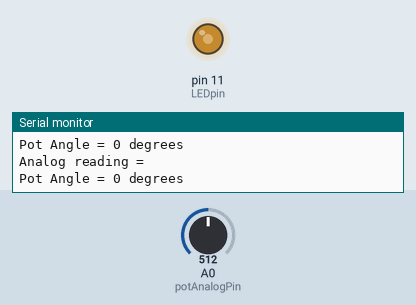
This sketch was run on a simulated Arduino Uno, built with avr-gcc and run on an emulated ATmega328P. Shown: output pins drawn as LEDs (lit = HIGH), the last lines printed to the serial monitor. Inputs (shaded band) come from the test bench; at power-on: A0 (potAnalogPin) = 512.

Above: at 1.2 s.
1.3 s: A0 (potAnalogPin) set to 716
At 1.8 s:
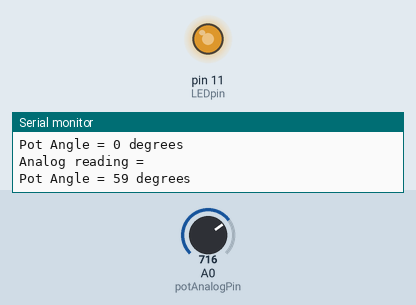
3.0 s: A0 (potAnalogPin) set to 900
At 4.2 s:
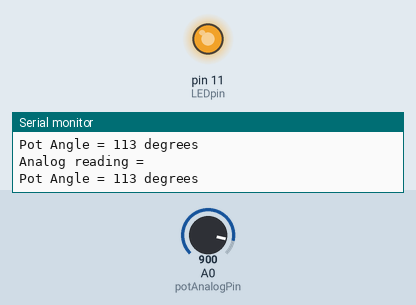
4.5 s: A0 (potAnalogPin) set to 122
At 5.5 s:
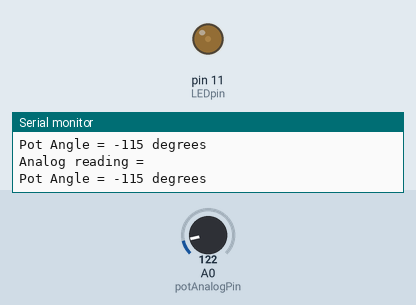
6.0 s: A0 (potAnalogPin) set to 0
At 6.8 s:
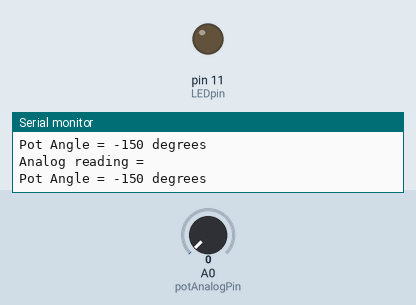
7.5 s: A0 (potAnalogPin) set to 511
At 8.1 s:
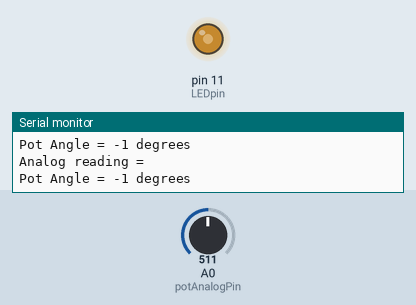
Timing chart, 0 to 10.0 s (numbered marks = the images above; inputs shaded):
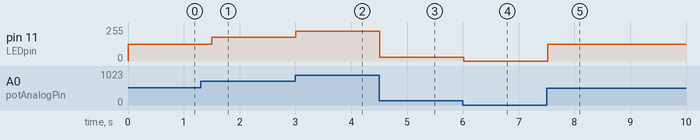

Measured:
- after the input at 1.3 s, pin 11 (LEDpin): 127/255 → 178/255 after 0.20 s
- after the input at 3.0 s, pin 11 (LEDpin): 178/255 → 224/255 at once
- after the input at 4.5 s, pin 11 (LEDpin): 224/255 → 30/255 at once
- after the input at 6.0 s, pin 11 (LEDpin): 30/255 → 0/255 at once
- after the input at 7.5 s, pin 11 (LEDpin): 0/255 → 127/255 at once

The sketch:

calibrate_potentiometer.ino
```cpp
int potAnalogPin = 0; // FSR is connected to analog 0
int LEDpin = 11;      // connect Red LED to pin 11 (PWM pin)
int potReading;      // the analog reading from the FSR resistor divider
int LEDbrightness;
int potAngle;

void setup(void) {
  Serial.begin(9600);   // We'll send debugging information via the Serial monitor
  pinMode(LEDpin, OUTPUT);
}

void loop(void) {
  potReading = analogRead(potAnalogPin);
  Serial.print("Analog reading = ");
  // Serial.println(potReading);

  potAngle = map(potReading, 0, 1023, -150, 150);

  Serial.print("\r\n");
  Serial.print("Pot Angle = ");
  Serial.print(potAngle);
  Serial.print(" degrees");
  Serial.print("\r\n");

  // we'll need to change the range from the analog reading (0-1023) down to the range
  // used by analogWrite (0-255) with map!
  LEDbrightness = map(potReading*1, 0, 1023, 0, 255);

  // LED gets brighter the harder you press
  analogWrite(LEDpin, LEDbrightness); // here you are using PWM !!!

  delay(300);
}
```
